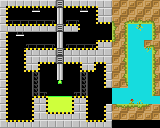

A level layout from a 2D game, rendered from its tile map. Below: a short description, then the map file with its tile-grid data intact:
An orthogonal 20x16 tile map with 8x8 px tiles, 3 tile layers (Backcolor, Back, Front), 4 tilesets and 7 objects (Spawn, Finish).

<map version="1.0" tiledversion="1.0.3" orientation="orthogonal" renderorder="right-down" width="20" height="16" tilewidth="8" tileheight="8" nextobjectid="26">
 <tileset firstgid="1" source="8x8_Pixel_minimalist.tsx" />
 <tileset firstgid="121" source="mini character fire.tsx" />
 <tileset firstgid="125" source="green_eye_idle.tsx" />
 <tileset firstgid="132" source="mini_character_reload.tsx" />
 <layer name="Backcolor" width="20" height="16">
  <data encoding="csv">
31,31,31,31,31,31,31,31,31,31,31,31,31,31,32,32,32,32,32,32,
31,31,31,31,31,31,31,31,31,31,31,31,31,31,32,32,32,32,32,32,
31,31,31,31,31,31,31,31,31,31,31,31,31,31,32,32,32,32,32,32,
31,31,31,31,31,31,31,31,31,31,31,31,31,31,32,32,32,32,32,32,
31,31,31,31,31,31,31,31,31,31,31,31,31,31,32,32,32,32,32,32,
31,31,31,31,31,31,31,31,31,31,31,31,31,31,32,32,32,32,32,32,
31,31,31,31,31,31,31,31,31,31,31,31,31,31,32,32,32,32,32,32,
31,31,31,31,31,31,31,31,31,31,31,31,31,31,32,32,32,32,32,32,
31,31,31,31,31,31,31,31,31,31,31,31,31,31,32,32,32,32,32,32,
31,31,31,31,31,31,31,31,31,31,31,31,31,31,32,32,32,32,32,32,
31,31,31,31,31,31,31,31,31,31,31,31,31,31,32,32,32,32,32,32,
31,31,31,31,31,31,31,31,31,31,31,31,31,31,32,32,32,32,32,32,
31,31,31,31,31,31,31,31,31,31,31,31,31,31,32,32,32,32,32,32,
31,31,31,31,31,31,31,31,31,31,31,31,31,31,32,32,32,32,32,32,
31,31,31,31,31,31,31,31,31,31,31,31,31,31,32,32,32,32,32,32,
31,31,31,31,31,31,31,31,31,31,31,31,31,31,31,31,31,31,31,31
</data>
 </layer>
 <layer name="Back" width="20" height="16">
  <data encoding="csv">
77,115,115,115,115,115,115,115,115,115,115,115,78,95,81,82,81,82,81,82,
96,0,0,0,0,0,0,0,0,0,0,0,94,95,82,81,82,81,82,81,
96,0,0,0,0,0,0,0,0,0,0,0,114,115,81,82,81,82,81,82,
97,75,75,75,75,75,75,75,75,76,0,0,0,0,82,81,0,0,0,81,
96,0,0,0,0,0,0,0,0,0,0,0,0,0,81,82,0,0,0,82,
96,0,0,0,0,0,0,0,0,0,0,0,74,75,82,81,0,0,82,81,
96,0,0,74,75,75,75,75,75,75,75,75,98,95,81,82,0,0,0,82,
96,0,0,94,77,115,115,115,115,115,78,77,115,78,82,81,0,0,0,81,
96,0,0,114,116,0,0,0,0,0,114,116,0,94,81,82,0,0,0,82,
96,0,0,0,0,0,0,0,0,0,0,0,0,94,82,81,0,0,0,81,
96,0,0,0,0,0,0,0,0,0,0,0,0,94,81,82,0,0,0,82,
96,0,0,0,0,0,0,0,0,0,0,0,0,0,0,0,0,0,0,81,
96,0,0,0,74,76,0,0,0,74,76,0,0,0,0,0,0,0,0,0,
96,0,0,0,94,96,0,0,0,94,96,0,0,94,82,81,82,81,82,81,
96,0,0,0,94,97,75,75,75,98,96,0,0,94,81,82,81,82,81,82,
97,75,75,75,98,95,95,95,95,95,97,75,75,98,0,0,0,0,0,0
</data>
 </layer>
 <objectgroup name="Monsters">
  <object id="8" gid="125" x="8" y="120" width="8" height="8" />
  <object id="15" gid="125" x="48" y="48" width="8" height="8" />
  <object id="21" gid="125" x="107.818" y="104" width="8" height="8" />
 </objectgroup>
 <objectgroup name="Chests">
  <object id="18" gid="49" x="144" y="40" width="8" height="8" />
  <object id="25" gid="49" x="104" y="40" width="8" height="8" />
 </objectgroup>
 <objectgroup name="Markers">
  <object id="12" name="Spawn" gid="2147483769" x="16" y="24" width="8" height="8" />
  <object id="24" name="Finish" gid="68" x="152" y="104" width="8" height="8" />
 </objectgroup>
 <layer name="Front" width="20" height="16">
  <data encoding="csv">
0,0,0,0,0,0,0,92,0,0,0,0,0,0,0,0,0,0,0,0,
0,0,0,0,103,0,0,105,0,0,103,0,0,0,0,0,0,0,0,0,
0,86,86,86,86,86,87,105,85,87,0,0,0,0,14,13,54,52,53,14,
0,0,0,0,0,0,0,92,0,0,0,0,0,0,60,79,0,56,0,80,
0,0,103,0,0,0,0,105,0,0,0,0,0,0,80,79,0,0,0,100,
0,0,0,85,86,86,87,105,85,86,86,86,0,0,34,59,0,0,51,14,
0,0,0,0,0,0,0,92,0,0,0,0,0,0,0,79,0,0,58,60,
0,0,0,0,0,0,0,92,0,0,0,0,0,0,0,99,0,0,0,80,
0,0,0,0,0,0,0,105,0,0,0,0,0,0,0,79,0,0,0,100,
0,0,0,0,91,0,0,105,0,0,91,0,0,0,0,99,0,0,0,60,
0,0,0,0,91,0,0,93,0,0,91,0,0,0,0,119,0,0,0,80,
0,0,0,0,91,87,0,0,0,85,91,0,0,0,0,0,0,0,0,100,
0,0,0,0,0,0,112,112,112,0,0,0,0,0,0,0,28,24,0,0,
0,0,0,0,0,0,113,113,113,0,0,0,0,0,65,61,62,63,64,0,
0,0,0,0,0,0,0,0,0,0,0,0,0,0,0,0,0,0,0,0,
0,0,0,0,0,0,0,0,0,0,0,0,0,0,0,0,0,0,0,0
</data>
 </layer>
</map>
